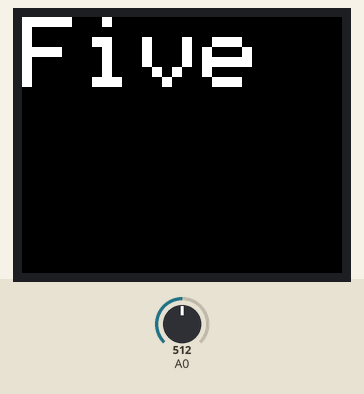
The sketch below on a simulated Arduino Uno, built with avr-gcc and run on an emulated ATmega328P. Parts: 160×128 colour display. Inputs (shaded band) come from the test bench; at power-on: A0 = 512.

Above: at 2.1 s.
At 10.9 s:
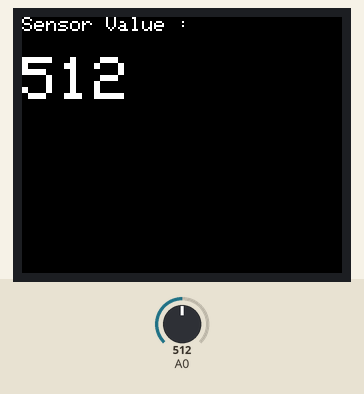
11.0 s: A0 set to 716
At 16.6 s:
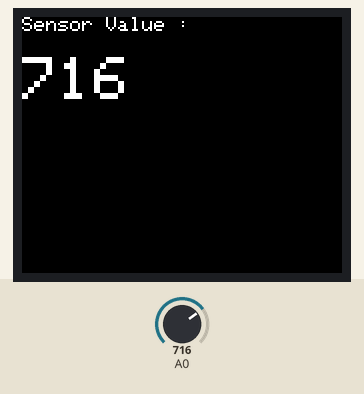
24.8 s: A0 set to 900
At 29.7 s:
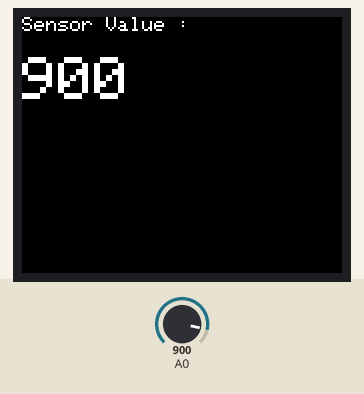
32.8 s: A0 set to 1023
At 35.6 s:
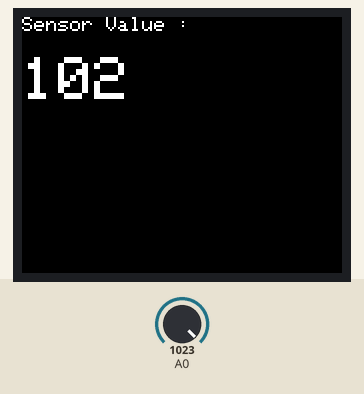
Timing chart, 0 to 37.1 s (numbered marks = the images above; inputs shaded):
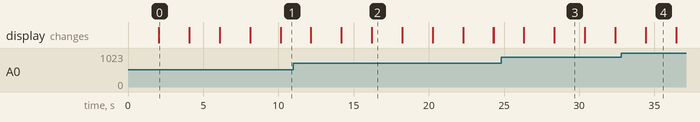

Measured:
- what the display in image 0 shows lasts 2.1 s, from 2.0 s to 4.1 s

The sketch:

project29.ino
```cpp
// Project 29 - Text on TFT LCD
#include <TFT.h>  // Arduino TFT LCD library
#include <SPI.h>  // SPI bus library
TFT TFTscreen = TFT(10, 9, 8); // allocate digital pins to LCD

char analogZero[4];

void setup()
{
  TFTscreen.begin(); // activate LCD
  TFTscreen.background(0, 0, 0); // set display to black
}

void loop()
{
  TFTscreen.stroke(255, 255, 255); // white text
  TFTscreen.setTextSize(1);
  TFTscreen.text("Size One", 0, 0);
  TFTscreen.setTextSize(2);
  TFTscreen.text("Size Two", 0, 10);
  TFTscreen.setTextSize(3);
  TFTscreen.text("Size 3", 0, 30);
  TFTscreen.setTextSize(4);
  TFTscreen.text("Size 4", 0, 55);
  delay(2000);
  TFTscreen.background(0, 0, 0); // set display to black
  TFTscreen.setTextSize(5);
  TFTscreen.text("Five", 0, 0);
  delay(2000);
  TFTscreen.background(0, 0, 0); // set display to black
  TFTscreen.stroke(255, 255, 255); // white text
  TFTscreen.setTextSize(1);
  TFTscreen.text("Sensor Value :\n ", 0, 0);
  TFTscreen.setTextSize(3);
  String sensorVal = String(analogRead(A0));
  // convert the reading to a char array
  sensorVal.toCharArray(analogZero, 4);
  TFTscreen.text(analogZero, 0, 20);
  delay(2000);
  TFTscreen.background(0, 0, 0); // set display to black
}
```
